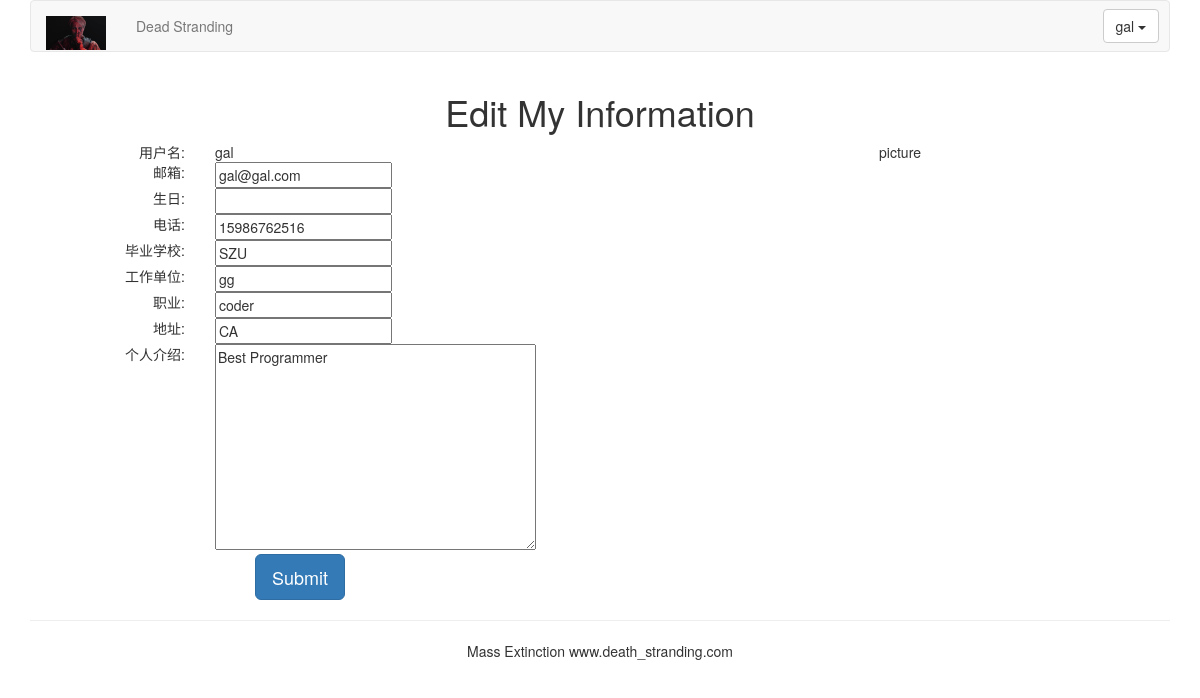
Before: /account/edit-my-information/ (signed in) with the older database file.
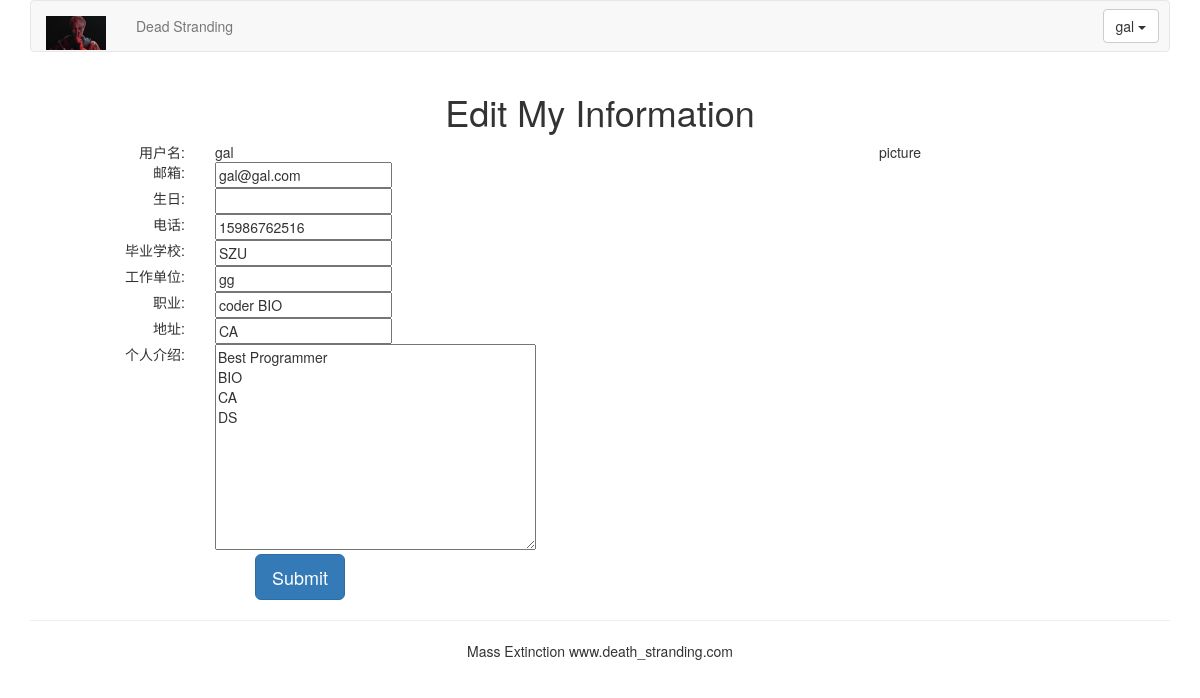
After: the same page with the newer database file.
### account/models.py (models this page shows, shortened)
class UserInfo(models.Model):
    user = models.OneToOneField(User, on_delete=models.CASCADE, unique=True)
    school = models.CharField(max_length=100, blank=True)
    company = models.CharField(max_length=100, blank=True)
    profession = models.CharField(max_length=100, blank=True)
    address = models.CharField(max_length=100, blank=True)
    aboutme = models.TextField(blank=True)
    photo = models.ImageField(blank=True)

### account/views.py (the view)
# urls.py: path('edit-my-information/', views.myself_edit, name="edit_my_information"),
@login_required(login_url='/account/login/')
def myself_edit(request):
    userprofile = UserProfile.objects.get(user=request.user) if hasattr(request.user, 'userprofile') else UserProfile.objects.create(user=request.user)
    userinfo = UserInfo.objects.get(user=request.user) if hasattr(request.user, 'userinfo') else UserInfo.objects.create(user=request.user)
    if request.method == "POST":
        user_form = UserForm(request.POST)
        userprofile_form = UserProfileForm(request.POST)
        userinfo_form = UserInfoForm(request.POST)
        if user_form.is_valid() * userprofile_form.is_valid() * userinfo_form.is_valid():
            user_cd = user_form.cleaned_data
            userprofile_cd = userprofile_form.cleaned_data
            userinfo_cd = userinfo_form.cleaned_data
            request.user.email = user_cd['email']
            userprofile.birth = userprofile_cd['birth']
            userprofile.phone = userprofile_cd['phone']
            userinfo.school = userinfo_cd['school']
            userinfo.company = userinfo_cd['company']
            userinfo.profession = userinfo_cd['profession']
            userinfo.address = userinfo_cd['address']
            userinfo.aboutme = userinfo_cd['aboutme']
            request.user.save()
            userprofile.save()
            userinfo.save()
        return HttpResponseRedirect('/account/my-information/')
    else:
        user_form = UserForm(instance=request.user)
        userprofile_form = UserProfileForm(initial={"birth":userprofile.birth, "phone":userprofile.phone})
        userinfo_form = UserInfoForm(initial={"school":userinfo.school, "company":userinfo.company, "profession":userinfo.profession, "address":userinfo.address, "aboutme":userinfo.aboutme})
        return render(request, "account/myself_edit.html", {"user_form":user_form, "userprofile_form":userprofile_form, "userinfo_form":userinfo_form})

### account/forms.py
class UserForm(forms.ModelForm):
    class Meta:
        model = User
        fields = ("email",)

class UserProfileForm(forms.ModelForm):
    class Meta:
        model = UserProfile
        fields = ("phone", "birth")

### templates/account/myself_edit.html (shortened to what this page needs)
{% extends "base.html" %}
{% block content %}
<div class="row text-center vertical-middle-sm">
    <h1>Edit My Information</h1>
    <div class="row">
        <div class="col-md-6" >
        <form class="form-horizontal" action="." method="post">
            <div class="row">
                <div class="col-md-4 text-right"><span>用户名:</span></div>
                <div class="col-md-8 text-left">{{user.username}}</div>
            </div>
            <div class="row">
                <div class="col-md-4 text-right"><span>邮箱:</span></div>
                <div class="col-md-8 text-left">{{user_form.email}}</div>
            </div>
            <div class="row">
                <div class="col-md-4 text-right"><span>生日:</span></div>
                <div class="col-md-8 text-left">{{userprofile_form.birth}}</div>
            </div>
            <div class="row">
                <div class="col-md-4 text-right"><span>电话:</span></div>
                <div class="col-md-8 text-left">{{userprofile_form.phone}}</div>
            </div>
            <div class="row">
                <div class="col-md-4 text-right"><span>毕业学校:</span></div>
                <div class="col-md-8 text-left">{{userinfo_form.school}}</div>
            </div>
            <div class="row">
                <div class="col-md-4 text-right"><span>工作单位:</span></div>
                <div class="col-md-8 text-left">{{userinfo_form.company}}</div>
            </div>
            <div class="row">
                <div class="col-md-4 text-right"><span>职业:</span></div>
                <div class="col-md-8 text-left">{{userinfo_form.profession}}</div>
            </div>
            <div class="row">
                <div class="col-md-4 text-right"><span>地址:</span></div>
                <div class="col-md-8 text-left">{{userinfo_form.address}}</div>
            </div>
            <div class="row">
                <div class="col-md-4 text-right"><span>个人介绍:</span></div>
                <div class="col-md-8 text-left">{{userinfo_form.aboutme}}</div>
            </div>
            <div class="row">
                <input type="submit" class="btn btn-primary btn-lg" value="Submit">
            </div>
        </form>
        </div>
        <div class="col-md-6">
            <p>picture</p>
        </div>
    </div>
</div>
{% endblock %}

Changed rows visible on the page:
changed UserInfo "SZU": profession "coder" → "coder BIO"; aboutme "Best Programmer" → "Best Programmer BIO CA DS"
